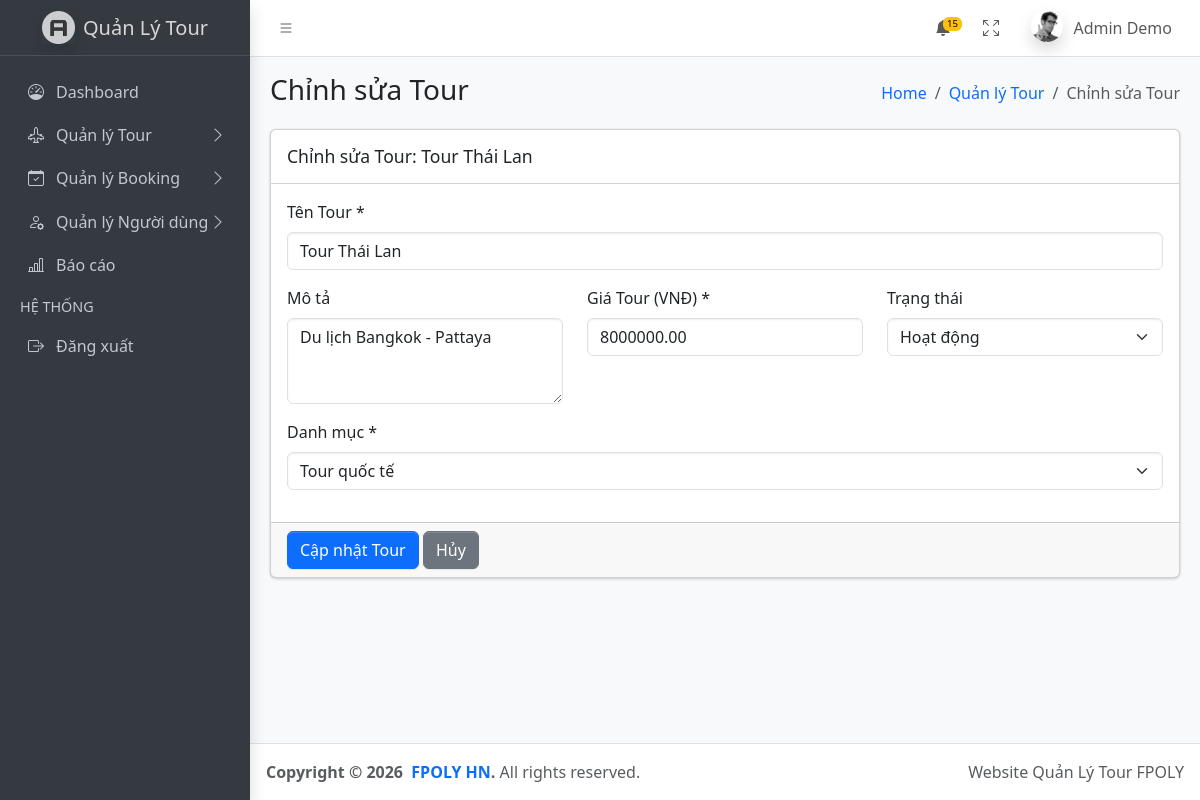
/?act=admin/tours/edit&id=2 (signed in), run on the app's committed database.
### tables this page shows
CREATE TABLE `tours` (
  `id` bigint(20) NOT NULL,
  `name` varchar(255) NOT NULL,
  `description` text DEFAULT NULL,
  `category_id` bigint(20) DEFAULT NULL,
  `schedule` longtext DEFAULT NULL CHECK (json_valid(`schedule`)),
  `images` longtext DEFAULT NULL CHECK (json_valid(`images`)),
  `prices` longtext DEFAULT NULL CHECK (json_valid(`prices`)),
  `policies` longtext DEFAULT NULL CHECK (json_valid(`policies`)),
  `suppliers` longtext DEFAULT NULL CHECK (json_valid(`suppliers`)),
  `price` decimal(15,2) DEFAULT NULL,
  `status` tinyint(4) NOT NULL,
  `created_at` timestamp NOT NULL DEFAULT current_timestamp(),
  `updated_at` timestamp NOT NULL DEFAULT current_timestamp() ON UPDATE current_timestamp()
);

CREATE TABLE `categories` (
  `id` bigint(20) NOT NULL,
  `name` varchar(100) NOT NULL,
  `description` text DEFAULT NULL,
  `status` tinyint(4) NOT NULL,
  `created_at` timestamp NOT NULL DEFAULT current_timestamp(),
  `updated_at` timestamp NOT NULL DEFAULT current_timestamp() ON UPDATE current_timestamp()
);

### src/helpers/helpers.php (called while the page is built, shortened)
<?php
function view_path(string $view): string
{
    $normalized = str_replace('.', DIRECTORY_SEPARATOR, $view);
    return BASE_PATH . DIRECTORY_SEPARATOR . 'views' . DIRECTORY_SEPARATOR . $normalized . '.php';
}
function view(string $view, array $data = []): void
{
    $file = view_path($view);
    extract($data, EXTR_OVERWRITE);
    include $file;
}

### src/controllers/AdminController.php (called while the page is built, shortened)
<?php
class AdminController
{
    public function editTour()
    {
        view('admin.edit-tour', [
            'title' => 'Chỉnh sửa Tour',
            'pageTitle' => 'Chỉnh sửa Tour'
        ]);
    }
}

### index.php (called while the page is built, shortened)
<?php
require_once __DIR__ . '/src/helpers/helpers.php';
require_once __DIR__ . '/src/models/Category.php';
if (file_exists(__DIR__ . '/src/models/Tour.php')) require_once __DIR__ . '/src/models/Tour.php';
require_once __DIR__ . '/src/controllers/AdminController.php';
$homeController = new HomeController();
$authController = new AuthController();
$categoryController = new CategoryController();
$adminController = new AdminController();
$guideController = new GuideController();
$act = $_GET['act'] ?? '/';
match ($act) {
    '/', 'welcome' => $homeController->welcome(),
    'home' => $homeController->home(),
    'login' => $authController->login(),
    'check-login' => $authController->checkLogin(),
    'logout' => $authController->logout(),
    'categories' => $categoryController->index(),
    'admin/dashboard' => $homeController->home(),
    'admin/tours' => $adminController->tours(),
    'admin/tours/add' => $adminController->addTour(),
    'admin/tours/edit' => $adminController->editTour(),
    'admin/tours/view' => $adminController->viewTour(),
    'admin/bookings' => $adminController->bookings(),
    'admin/bookings/add' => $adminController->addBooking(),
    'admin/bookings/customers' => $adminController->bookingCustomers(),
    'admin/customers' => $adminController->customers(),
    'admin/customers/add' => $adminController->addCustomer(),
    'admin/guides' => $adminController->guides(),
    'admin/reports' => $adminController->reports(),
    'admin/schedules' => $adminController->schedules(),
    'admin/schedules/add' => $adminController->addSchedule(),
    'admin/schedules/edit' => $adminController->editSchedule(),
    'admin/rooms' => $adminController->rooms(),
    'admin/expenses' => $adminController->expenses(),
    'admin/revenue' => $adminController->revenue(),
    'admin/customers/checkin' => $adminController->customerCheckIn(),
    'admin/customers/assign-room' => $adminController->assignRoom(),
    'admin/print-guest-list' => $adminController->printGuestList(),
    'guide/dashboard' => $guideController->dashboard(),
    'guide/schedule' => $guideController->schedule(),
    'guide/customers' => $guideController->customers(),
    'guide/diary' => $guideController->diary(),
    'guide/checkin' => $guideController->checkin(),
    'guide/requirements' => $guideController->requirements(),
    'guide/update-requirement' => $guideController->updateRequirement(),
    'guide/save-diary' => $guideController->saveDiary(),
    default => $homeController->notFound(),
};

### src/models/Tour.php (called while the page is built, shortened)
<?php
class Tour
{
    public static function getById($id)
    {
        $db = getDB();
        $stmt = $db->prepare("SELECT * FROM tours WHERE id = ?");
        $stmt->execute([$id]);
        return $stmt->fetch();
    }
}

### src/models/Category.php (called while the page is built, shortened)
<?php
class Category
{
    public function __construct($data = [])
    {
        if (is_array($data)) {
            $this->id = $data["id"] ?? null;
            $this->name = $data['name'] ??'';
        }
    }
    public static function all($status = null , $keyword = null )
    {
        $db = getDB();
        try{
            $params = [];
            $sql = "SELECT * FROM categories";
            $sql .= " ORDER BY created_at DESC";
            $stmt = $db->prepare($sql);
            $stmt->execute($params);
            $result = $stmt->fetchAll();
            $categories = [];
            foreach ($result as $key => $row) {
                $categories[] = new Category($row);
            }
            return $categories;
        } catch (PDOException $e) {
            error_log("Loi khi lay du lieu danh muc tour" . $e->getMessage());
            return [];
        }
    }
    public static function getAll($status = null, $keyword = null)
    {
        return self::all($status, $keyword);
    }
}

### views/admin/edit-tour.php (the view, shortened to what this page needs)
<?php
$tour = Tour::getById($_GET['id']);
$categories = Category::getAll();
?>
<div class="row">
  <div class="col-12">
    <div class="card">
      <div class="card-header">
        <h3 class="card-title">Chỉnh sửa Tour: <?= htmlspecialchars($tour['name']) ?></h3>
      </div>
      <form method="post">
        <div class="card-body">
          <div class="mb-3">
            <label class="form-label">Tên Tour *</label>
            <input type="text" class="form-control" name="name" value="<?= htmlspecialchars($tour['name']) ?>" required>
          </div>
          <div class="row">
            <div class="col-md-4 mb-3">
              <label class="form-label">Mô tả</label>
              <textarea class="form-control" name="description" rows="3"><?= htmlspecialchars($tour['description']) ?></textarea>
            </div>
            <div class="col-md-4 mb-3">
              <label class="form-label">Giá Tour (VNĐ) *</label>
              <input type="number" class="form-control" name="price" value="<?= $tour['price'] ?>" required>
            </div>
            <div class="col-md-4 mb-3">
              <label class="form-label">Trạng thái</label>
              <select class="form-select" name="status">
                <option value="1" <?= $tour['status'] == 1 ? 'selected' : '' ?>>Hoạt động</option>
              </select>
            </div>
          </div>
          <div class="mb-3">
            <label class="form-label">Danh mục *</label>
            <select class="form-select" name="category_id" required>
              <?php foreach ($categories as $c): ?>
                <option value="<?= $c->id ?>" <?= $tour['category_id'] == $c->id ? 'selected' : '' ?>><?= htmlspecialchars($c->name) ?></option>
              <?php endforeach; ?>
            </select>
          </div>
        </div>
        <div class="card-footer">
          <button type="submit" class="btn btn-primary">Cập nhật Tour</button>
          <a href="<?= BASE_URL ?>?act=admin/tours" class="btn btn-secondary">Hủy</a>
        </div>
      </form>
    </div>
  </div>
</div>

### data on the page
tours: name "Tour Thái Lan", description "Du lịch Bangkok - Pattaya", price "8000000.00", status "Hoạt động", category_id "Tour quốc tế"

### other printed values
$currentUser->name "Admin Demo"
$pageTitle "Chỉnh sửa Tour"
$item['label'] "Quản lý Tour"
$item['label'] "Chỉnh sửa Tour"
